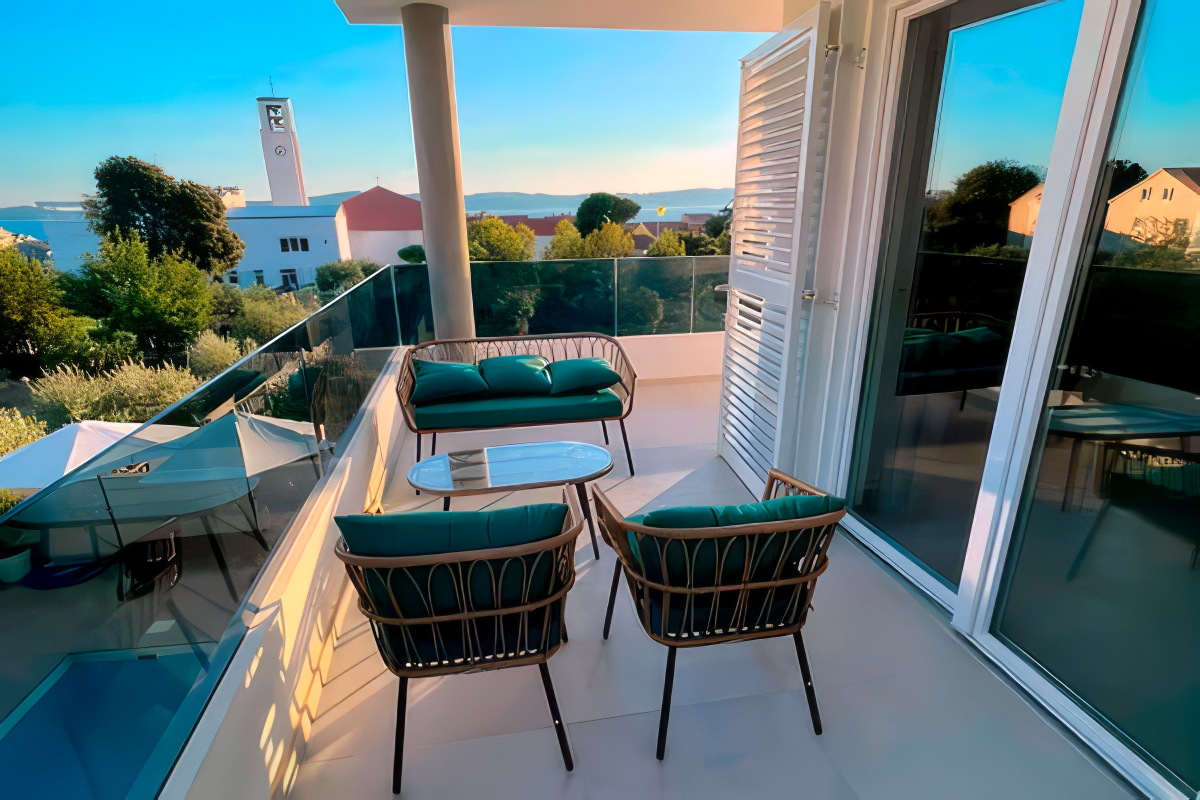
#> input picture bilder/hd/hero-meerblick.jpg, 2400 x 1600 px (shown at 1/2 size)
$ python look.py
#> lines starting #> are read from the running program, lines starting #| are printed output that depends on the picture
"""Haus-Dalmatia-Look: einheitliche Bildbearbeitung für alle Fotos der Website.

    python3 werkzeuge/look.py            # alle Bilder neu erzeugen
    python3 werkzeuge/look.py vorschau   # nur Vergleichsbild (vorher | nachher) in bilder/look-vorschau.jpg

Warmes Adria-Licht, sanfte S-Kurve, Vibrance statt Sättigung (kräftige Farben wie das Pool-Türkis
werden nicht übersteuert), kühle Schatten / warme Lichter, feine Detailschärfe.
Quelle: bilder/hd/ (aufgewertete Master) bzw. Original-Fotos; Ergebnis: bilder/hd-look/ und bilder/web/.
"""
import os, sys
import numpy as np
from PIL import Image, ImageFilter

ROOT = os.path.join(os.path.dirname(os.path.abspath(__file__)), '..')
B = os.path.join(ROOT, 'bilder')


def look(im, strength=1.6):
#> called with strength = 1.6
    a = np.asarray(im.convert('RGB')).astype(np.float32) / 255.0
    s = strength
    # 1. Weißabgleich: einen Hauch wärmer
    a[..., 0] *= 1 + .018 * s; a[..., 2] *= 1 - .028 * s
    a = np.clip(a, 0, 1)
    # 2. Tonkurve: Schwarz minimal angehoben, sanfte S-Kurve, Lichter weich abgerundet
    sm = a * a * (3 - 2 * a)
    a = a + (sm - a) * .20 * s
    a = .015 * s + a * (1 - .015 * s)
    a = 1 - (1 - a) ** (1 + .06 * s)
    # 3. Vibrance: blasse Farben kräftiger, sehr kräftige Farben unverändert bzw. leicht zurück
    mx, mn = a.max(-1, keepdims=True), a.min(-1, keepdims=True)
    sat = mx - mn
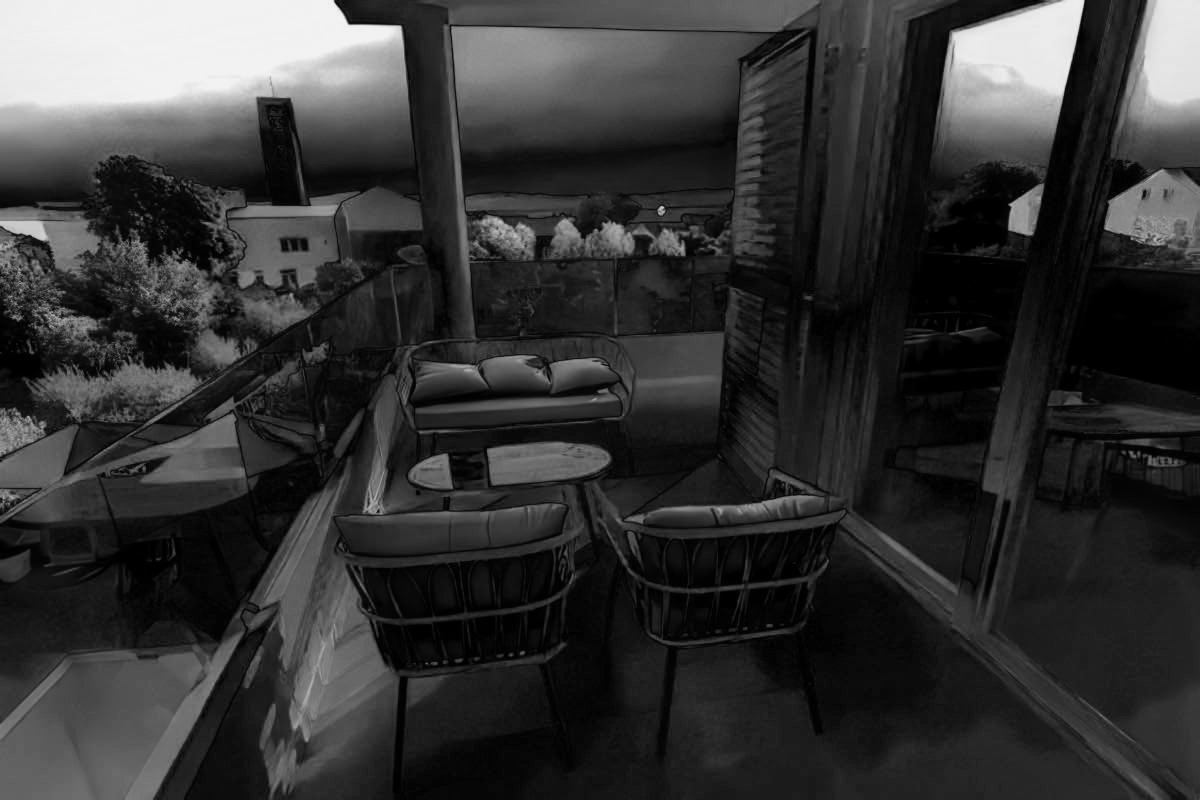
#> sat: shape (1600, 2400, 1) float32 (shown at 1/2 size); min 0, max 0.951, mean 0.207
    lum = (a[..., :1] * .2126 + a[..., 1:2] * .7152 + a[..., 2:3] * .0722)
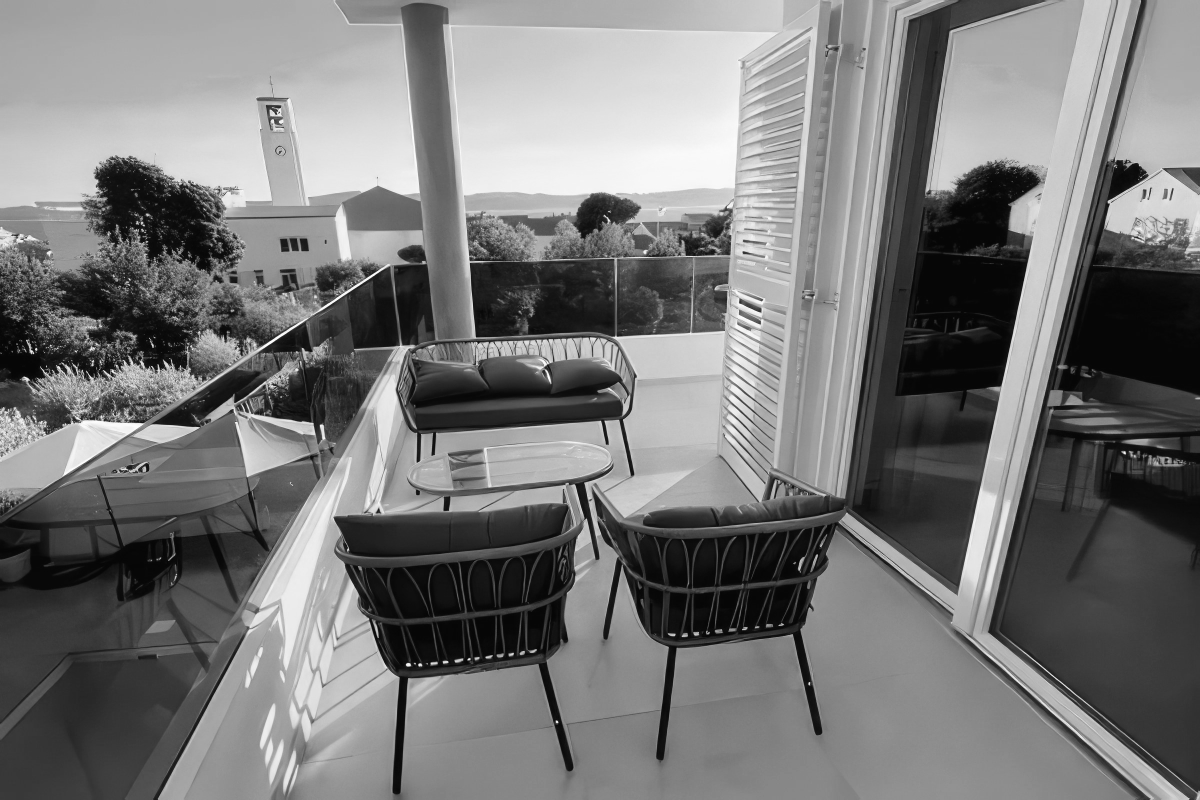
#> lum: shape (1600, 2400, 1) float32 (shown at 1/2 size); min 0.0263, max 0.998, mean 0.471
    f = 1 + s * (.22 * (1 - sat) ** 2 - .10 * sat ** 2)
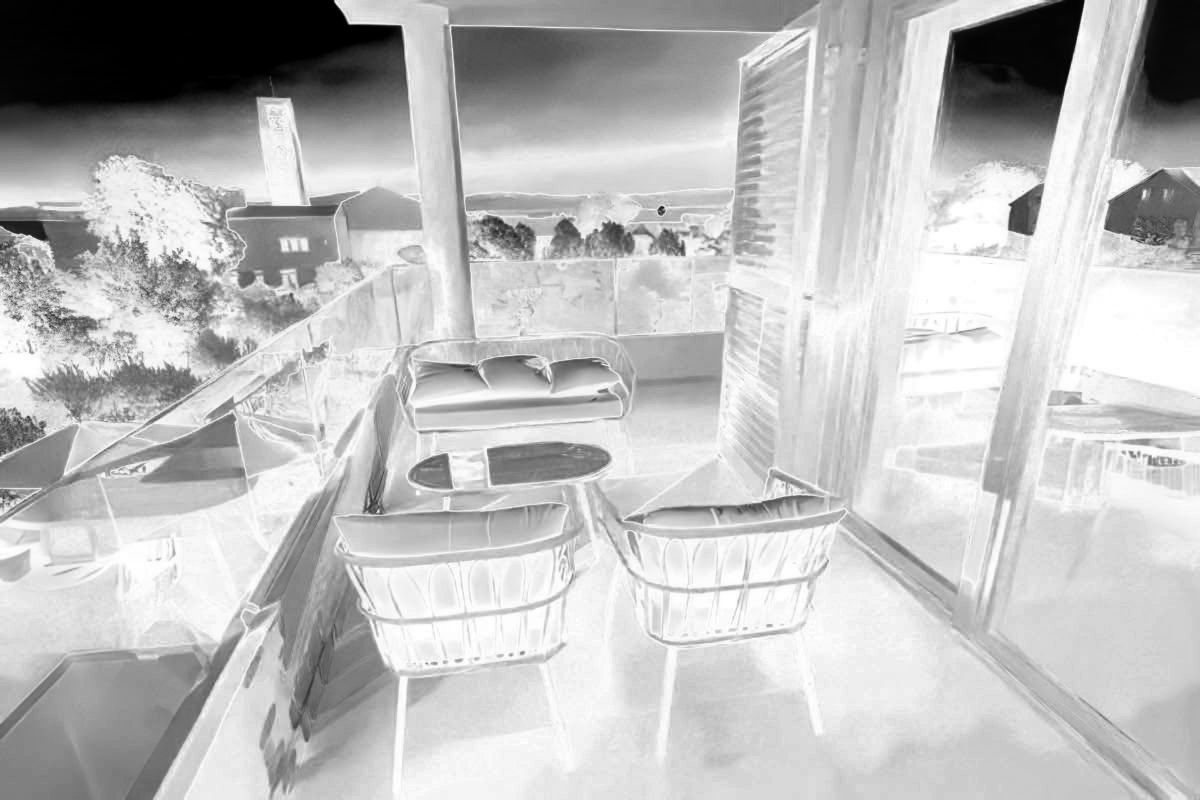
#> f: shape (1600, 2400, 1) float32 (shown at 1/2 size); min 0.856, max 1.35, mean 1.22; drawn with min black and max white
    a = lum + (a - lum) * f
    # 4. Farbtiefe: Schatten leicht kühl (Meer), Lichter leicht warm (Abendsonne)
    lum = np.clip(lum, 0, 1)
    a += s * (np.array([-.010, .004, .016]) * (1 - lum) ** 2 + np.array([.016, .007, -.012]) * lum ** 2)
    out = Image.fromarray((np.clip(a, 0, 1) * 255 + .5).astype(np.uint8))
    # 5. Feine Detailschärfe (Klarheit)
    return out.filter(ImageFilter.UnsharpMask(radius=1.8, percent=45, threshold=4))  # Schwelle schont Flächen (Himmel, Wasser)


# Name auf der Website -> (Quelle, Breiten)
DIRECT = {
    'hero-meerblick': ('hd/hero-meerblick.jpg', [960, 1600, 2200]),
    'apt-more': ('hd/apt-more.jpg', [800, 1400, 2000]),
    'apt-maslina': ('hd/apt-maslina.jpg', [800, 1400, 1900]),
    'apt-riva': ('hd/apt-riva.jpg', [800, 1400, 1900]),
    'apt-zora': ('hd/apt-zora.jpg', [800, 1400, 1900]),
    'pool': ('hd/pool.jpg', [800, 1400, 1900]),
    'pool-abend': ('hd/pool-abend.jpg', [800, 1400, 1900]),
    'spielplatz': ('hd/spielplatz.jpg', [800, 1400, 1900]),
    'strand-bibinje': ('hd/strand-bibinje.jpg', [800, 1400, 1900]),
    'wassersport': ('hd/wassersport.jpg', [800, 1400, 1900]),
    'zadar': ('1920px-Sunset_in_Zadar_3.jpg', [800, 1400, 1900]),
    'krka': ('1920px-Krka_Skradinski-buk.jpg', [800, 1400, 1900]),
    'kornati': ('kornati.jpg', [800, 1400, 1900]),
}
# Ausschnitte fürs Titelbild (unbearbeitete Vorlagen in bilder/hd/*-ausschnitt.webp)
CROPS = {'hero-pool': [960, 1600], 'hero-abend': [960, 1600], 'hero-strand': [960, 1600]}
# Für den Titelfilm: bearbeitete Master in voller Größe
FILM = ['hero-meerblick', 'apt-more', 'pool', 'pool-abend', 'zadar']


# Sehr detailreiche Motive (Kiesel, Wasserfälle) etwas stärker komprimieren – sonst werden sie unnötig groß
FEIN = ('strand-bibinje', 'hero-strand', 'krka', 'wassersport')


def save(im, w, path):
    h = round(w * im.height / im.width)
    r = im if im.width == w else im.resize((w, h), Image.LANCZOS)
    q = 82 if w <= 1000 else 78
    if os.path.basename(path).startswith(FEIN): q -= 8
    r.save(path, 'WEBP', quality=q, method=6)
    return r.size


def main():
    if len(sys.argv) > 1 and sys.argv[1] == 'vorschau':
        tiles = []
        for n in ('hero-meerblick', 'pool', 'apt-more', 'strand-bibinje', 'apt-riva', 'zadar'):
            src = Image.open(os.path.join(B, DIRECT[n][0])).convert('RGB'); src.thumbnail((700, 700))
            tiles.append((src, look(src)))
        W = 1400; y = 0; sheet = Image.new('RGB', (W, sum(t[0].height for t in tiles) + 10 * len(tiles)), 'white')
        for a, b in tiles:
            sheet.paste(a, (0, y)); sheet.paste(b, (700, y)); y += a.height + 10
        sheet.save(os.path.join(B, 'look-vorschau.jpg'), quality=88); print('bilder/look-vorschau.jpg'); return
    os.makedirs(os.path.join(B, 'hd-look'), exist_ok=True)
    for n, (src, widths) in DIRECT.items():
        m = look(Image.open(os.path.join(B, src)))
        if n in FILM:
            m.save(os.path.join(B, 'hd-look', n + '.jpg'), quality=95)
        for w in widths:
            print(n, w, save(m, min(w, m.width), os.path.join(B, 'web', f'{n}-{w}.webp')))
#> this loop made 3 passes
#| hero-meerblick 960 (960, 640)
#| hero-meerblick 1600 (1600, 1067)
#| hero-meerblick 2200 (2200, 1467)
#> pass 1, in save, `r = im if im.width == w else im.resize((w, h), Image.LANCZOS)`:
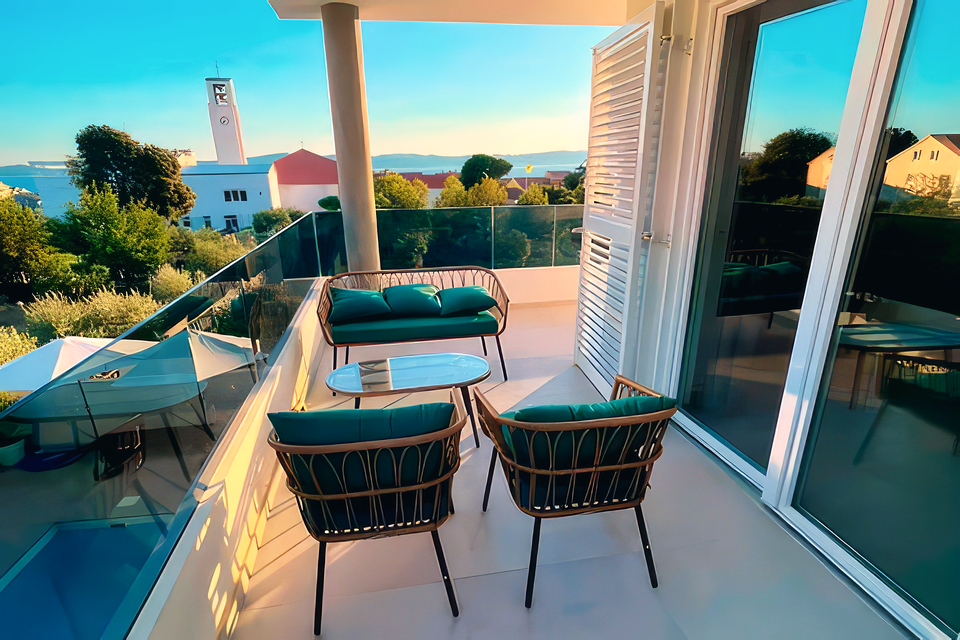
#> r: PIL image 960x640 RGB; mean R, G, B 102.3, 126.9, 123.1
#> pass 2 of the loop in main, `for n, (src, widths) in DIRECT.items():`:
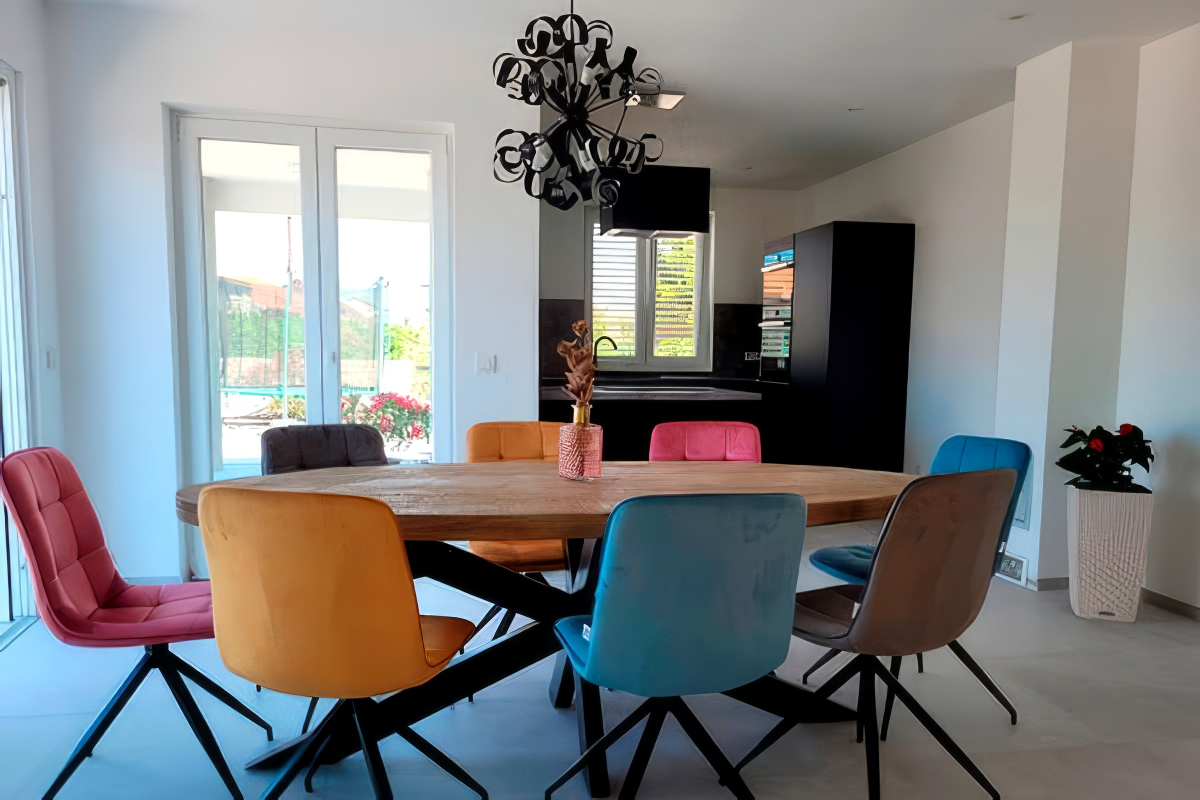
#> input picture bilder/hd/apt-more.jpg, 2400 x 1600 px (shown at 1/2 size)
#> in look (call 2), `f = 1 + s * (.22 * (1 - sat) ** 2 - .10 * sat ** 2)`:
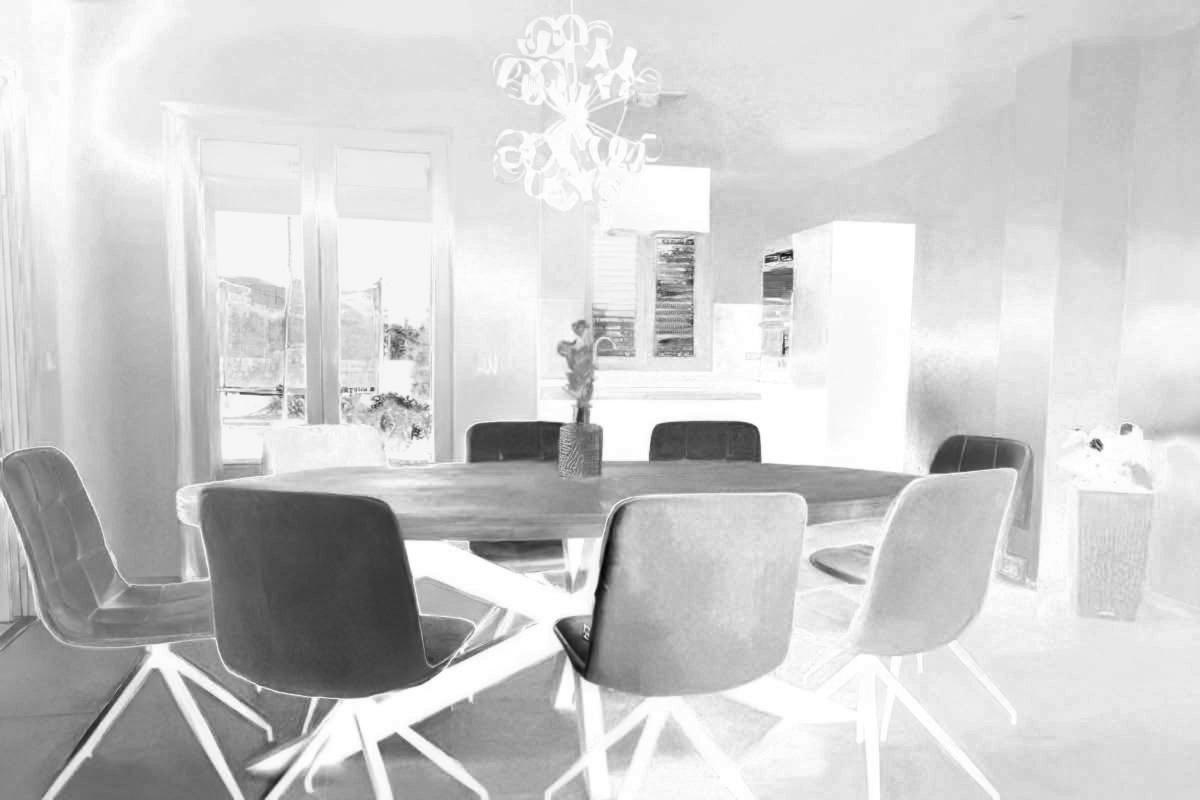
#> f: shape (1600, 2400, 1) float32 (shown at 1/2 size); min 0.873, max 1.35, mean 1.26; drawn with min black and max white
#> the loop in main, `for w in widths:` made 3 passes
#| apt-more 800 (800, 533)
#| apt-more 1400 (1400, 933)
#| apt-more 2000 (2000, 1333)
#> pass 2, in save (call 5), `r = im if im.width == w else im.resize((w, h), Image.LANCZOS)`:
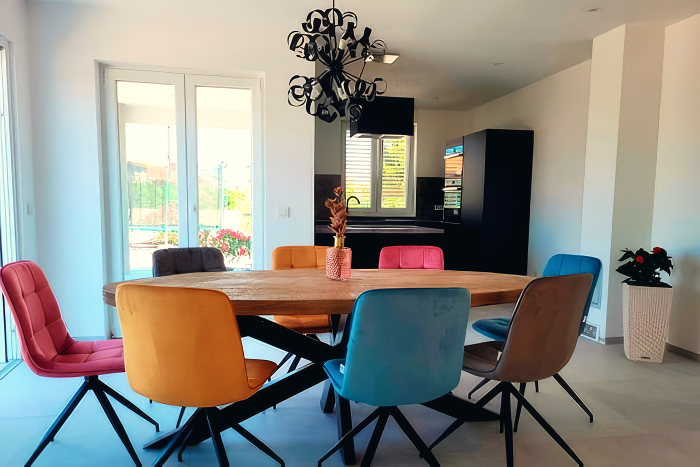
#> r: PIL image 1400x933 RGB (shown at 1/2 size); mean R, G, B 141.8, 139.5, 131.5
    for n, widths in CROPS.items():
        m = look(Image.open(os.path.join(B, 'hd', n + '-ausschnitt.webp')))
        for w in widths:
            print(n, w, save(m, w, os.path.join(B, 'web', f'{n}-{w}.webp')))


if __name__ == '__main__':
#> (the run stopped early here; a loop or call above may not have finished)
